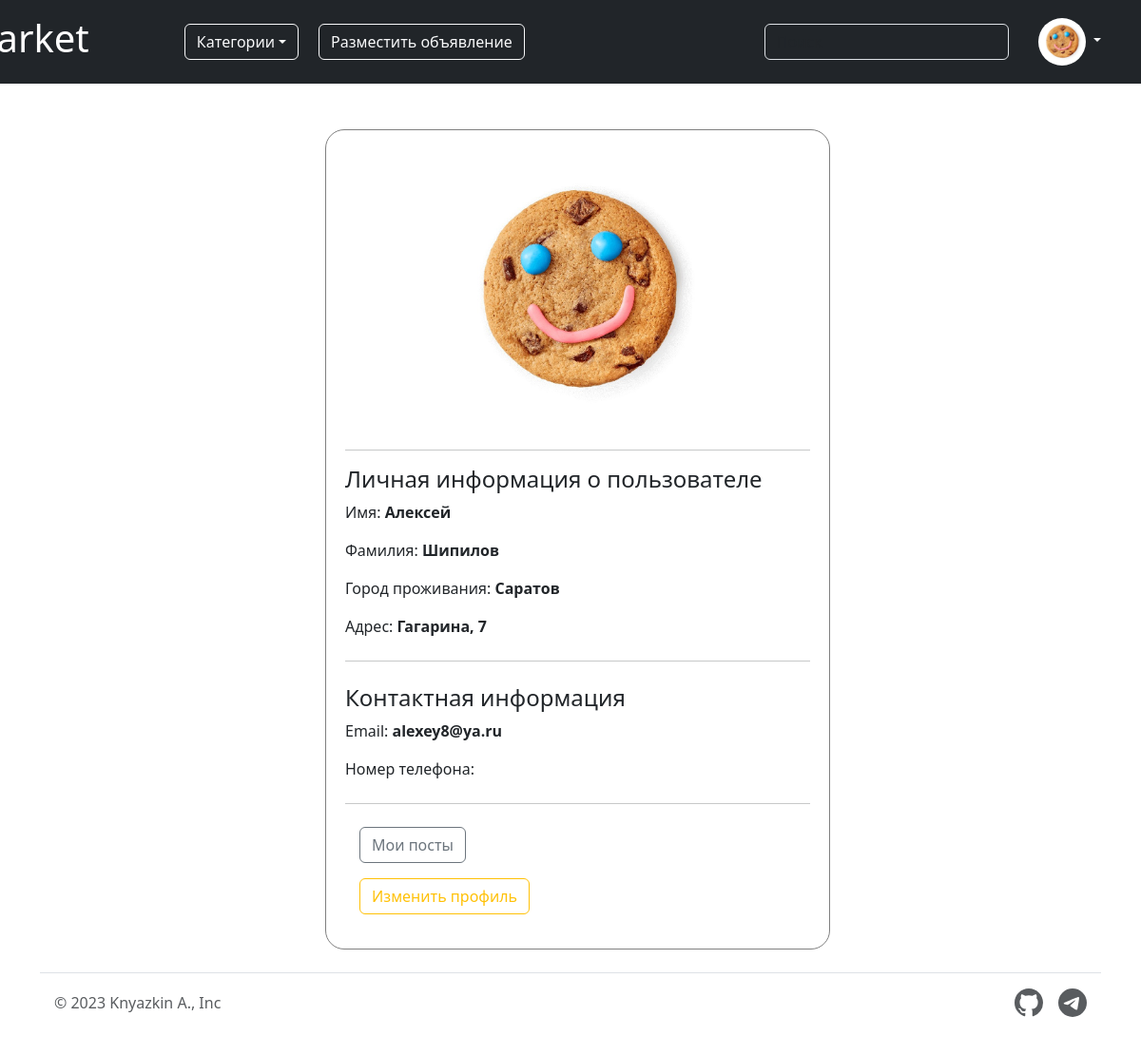
Screenshot of /profile/1 (signed in) with the database file from the repository.
### data/users.py (models this page shows, shortened)
class User(SqlAlchemyBase, UserMixin, SerializerMixin):
    __tablename__ = 'users'
    id = sqlalchemy.Column(sqlalchemy.Integer,
                           primary_key=True, autoincrement=True)
    surname = sqlalchemy.Column(sqlalchemy.String)
    name = sqlalchemy.Column(sqlalchemy.String, nullable=True)
    city = sqlalchemy.Column(sqlalchemy.String, nullable=True)
    address = sqlalchemy.Column(sqlalchemy.String)
    email = sqlalchemy.Column(sqlalchemy.String, unique=True, nullable=True)
    number_phone = sqlalchemy.Column(sqlalchemy.String, default=' ')
    is_hidden_contact_info = sqlalchemy.Column(sqlalchemy.Boolean, default=True)
    hashed_password = sqlalchemy.Column(sqlalchemy.String, nullable=True)
    modified_date = sqlalchemy.Column(sqlalchemy.DateTime,
                                      default=datetime.datetime.now)
    url_photo = sqlalchemy.Column(sqlalchemy.String)
    posts = orm.relationship("Posts", back_populates='user')

### server.py (the view)
@app.route('/profile/<int:user_id>')
@login_required
def profile(user_id):
    db_sess = db_session.create_session()
    list_of_categories = [(category.id, category.name_category) for category in db_sess.query(Category).all()]
    user = db_sess.query(User).filter(User.id == user_id).first()
    css = url_for('static', filename='css/profile.css')
    if user:
        return render_template(f'profile.html', title=f'{user.name} {user.surname}',
                               list_of_categories=list_of_categories, post=post, css=css,
                               user=user)
    abort(404)

### data/db_session.py (called while the page is built)
def create_session() -> Session:
    global __factory
    return __factory()

### server.py (called while the page is built)
@login_manager.user_loader
def load_user(user_id):
    db_sess = db_session.create_session()
    return db_sess.query(User).get(user_id)

### templates/profile.html
{% extends "base.html" %}
{% block content %}
<link href="https://maxcdn.bootstrapcdn.com/font-awesome/4.3.0/css/font-awesome.min.css" rel="stylesheet">
<link rel="stylesheet" type="text/css" href="{{ css }}">
<div class="container bootstrap snippets bootdeys">
    <div class="row">
        <div class="col-xs-12 col-sm-9">
            <form class="form-horizontal">
                <div class="panel panel-default">
                    <div id="carouselExampleIndicators" class="carousel slide">
                        <div class="carousel-inner">
                            <div class="carousel-item active" align="center">
                                <img src="{{ user.url_photo }}" width="300" height="300"
                                     class="rounded-circle" alt="к сожалению, марс не смог загрузиться :(">
                            </div>
                        </div>
                    </div>
                </div>
                <hr class="my-3">
                <div class="panel panel-default">
                    <div class="panel-heading">
                        <h4 class="panel-title">Личная информация о пользователе</h4>
                    </div>
                    <div class="panel-body">
                        <div class="form-group">
                            <p class="card-text">Имя: <strong>{{ user.name }}</strong></p>
                            <p class="card-text">Фамилия: <strong>{{ user.surname }}</strong></p>
                            <p class="card-text">Город проживания: <strong>{{ user.city }}</strong></p>
                            <p class="card-text">Адрес: <strong>{{ user.address }}</strong></p>
                        </div>
                    </div>
                </div>
                <hr class="my-4">
                {% if user.is_hidden_contact_info == False or user.id == current_user.id %}
                <div class="panel panel-default">
                    <div class="panel-heading">
                        <h4 class="panel-title">Контактная информация</h4>
                    </div>
                    <div class="panel-body">
                        <div class="form-group">
                            <p class="card-text">Email: <strong>{{ user.email }}</strong></p>
                            {% if user.number_phone == ' ' %}
                            <p class="card-text">Номер телефона: <strong>не указан</strong></p>
                            {% else %}
                            <p class="card-text">Номер телефона: <strong>{{ user.number_phone }}</strong></p>
                            {% endif %}
                        </div>
                    </div>
                </div>
                <hr class="my-4">
                {% endif %}
                <div class="panel panel-default">
                    <div class="form-group">
                        <div class="col-sm-10 col-sm-offset-2">
                            <a href="/user_posts/{{ user.id }}" type="button" class="btn btn-outline-secondary me-2">
                                {% if current_user.id == user.id %}
                                Мои посты
                                {% else %}
                                Посты пользователя
                                {% endif %}
                            </a>
                        </div>
                    </div>
                    {% if current_user.id == user.id  %}
                        <div class="form-group">
                            <div class="col-sm-10 col-sm-offset-2">
                                <a href="/edit_profile/{{ user.id }}" type="button" class="btn btn-outline-warning me-2">Изменить профиль</a>
                            </div>
                        </div>
                    {% endif %}
                </div>
            </form>
        </div>
    </div>
</div>
{% endblock %}

### templates/base.html (shortened to what this page needs)
<!DOCTYPE html>
    <html lang="ru" data-bs-theme="light">
        <head>
            <link rel="stylesheet"
                href="https://stackpath.bootstrapcdn.com/bootstrap/4.4.1/css/bootstrap.min.css"
>
            <link href="https://cdn.jsdelivr.net/npm/bootstrap@5.3.0-alpha3/dist/css/bootstrap.min.css"
                  rel="stylesheet"
>
        </head>
        <body bgcolor="#6c757d">
            <header class="p-3 text-bg-dark">
                <div class="container">
                    <div class="d-flex flex-wrap align-items-center justify-content-center justify-content-lg-start">
                        <a class="navbar-brand" href="/">
                            <h1>Flarket</h1>
                        </a>
                        <div class="dropdown" style="margin-left: 100px">
                            <button class="btn btn-outline-light dropdown-toggle" type="button" data-bs-toggle="dropdown" aria-expanded="false">Категории</button>
                        </div>
                        <a style="margin-left: 7px">
                            <ul class="nav col-12 col-lg-auto me-lg-auto mb-2 justify-content-center mb-md-0">
                                {% if current_user.is_authenticated %}
                                <li><a href="/add_post" type="button" class="btn btn-outline-light me-2">Разместить объявление</a></li>
                                {% else %}
                                <li><a href="/login" type="button" class="btn btn-outline-light me-2">Разместить объявление</a></li>
                                {% endif %}
                            </ul>
                            <form class="col-12 col-lg-auto mb-3 mb-lg-0 me-lg-3" role="search" method="GET">
                                <input type="search" class="form-control form-control-dark text-bg-dark text-light" placeholder='Поиск' aria-label="Search"
                                name="search" value="{{ request.args.get('search', '') }}">
                            </form>
                        </a>
                        {% if current_user.is_authenticated %}
                        <div class="dropdown text-end">
                            <a href="/profile/{{ current_user.id }}" class="d-block link-light text-decoration-none dropdown-toggle" data-bs-toggle="dropdown" aria-expanded="false">
                                <img src="{{ current_user.url_photo }}" alt="это не дота" width="50" height="50" class="rounded-circle">
                            </a>
                        </div>
                        {% else %}
                        <div class="text-end">
                            <a href="/login" type="button" class="btn btn-outline-light me-2">Логин</a>
                            <a href="/register" type="button" class="btn btn-warning">Зарегистрируйтесь</a>
                        </div>
                        {% endif %}
                    </div>
                </div>
            </header>
            <br>
            <br>
                {% block content %}{% endblock %}
            <div class="container">
                <footer class="d-flex flex-wrap justify-content-between align-items-center py-3 my-4 border-top">
                    <div class="col-md-4 d-flex align-items-center">
                        <span class="mb-3 mb-md-0 text-body-secondary">© 2023 Knyazkin A., Inc</span>
                    </div>
                    <ul class="nav col-md-4 justify-content-end list-unstyled d-flex">
                        <li class="ms-3">
                            <a class="text-body-secondary" href="https://github.com/pepshot">
                            </a>
                        </li>
                        <li class="ms-3">
                            <a class="text-body-secondary" href="https://t.me/neshpeqs">
                            </a>
                        </li>
                    </ul>
                </footer>
            </div>
        </body>
    </html>

### static/css/profile.css (style rules this page uses)
form.form-horizontal { margin-top: auto; margin-left: 300px; margin-right: auto; background-color: #ffffff; border: 1px solid gray; border-radius: 20px; padding: 20px; }

### rows the page displays
User: url_photo (picture), name "Алексей", surname "Шипилов", city "Саратов", address "Гагарина, 7", email "alexey8@ya.ru"
